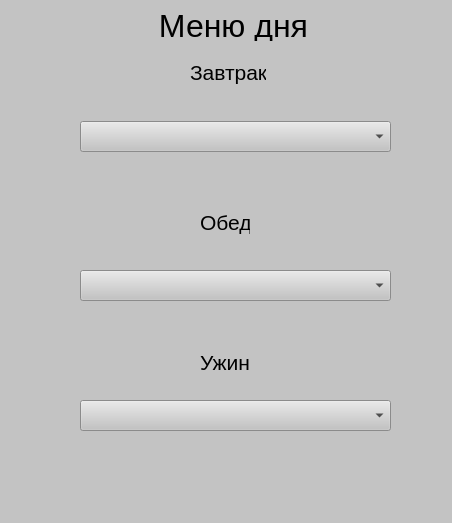
<?xml version="1.0" encoding="UTF-8"?>
<ui version="4.0">
 <class>daily</class>
 <widget class="QWidget" name="daily">
  <property name="geometry">
   <rect>
    <x>0</x>
    <y>0</y>
    <width>452</width>
    <height>523</height>
   </rect>
  </property>
  <property name="font">
   <font>
    <pointsize>14</pointsize>
   </font>
  </property>
  <property name="windowTitle">
   <string>Form</string>
  </property>
  <property name="layoutDirection">
   <enum>Qt::LeftToRight</enum>
  </property>
  <property name="styleSheet">
   <string notr="true">background-color:rgb(195, 195, 195)</string>
  </property>
  <widget class="QLabel" name="label">
   <property name="geometry">
    <rect>
     <x>160</x>
     <y>10</y>
     <width>147</width>
     <height>31</height>
    </rect>
   </property>
   <property name="font">
    <font>
     <pointsize>24</pointsize>
    </font>
   </property>
   <property name="text">
    <string>Меню дня</string>
   </property>
   <property name="alignment">
    <set>Qt::AlignCenter</set>
   </property>
  </widget>
  <widget class="QLabel" name="label_2">
   <property name="geometry">
    <rect>
     <x>190</x>
     <y>60</y>
     <width>76</width>
     <height>25</height>
    </rect>
   </property>
   <property name="font">
    <font>
     <pointsize>16</pointsize>
    </font>
   </property>
   <property name="text">
    <string>Завтрак</string>
   </property>
  </widget>
  <widget class="QLabel" name="label_3">
   <property name="geometry">
    <rect>
     <x>200</x>
     <y>210</y>
     <width>50</width>
     <height>25</height>
    </rect>
   </property>
   <property name="font">
    <font>
     <pointsize>16</pointsize>
    </font>
   </property>
   <property name="text">
    <string>Обед</string>
   </property>
  </widget>
  <widget class="QLabel" name="label_4">
   <property name="geometry">
    <rect>
     <x>200</x>
     <y>350</y>
     <width>51</width>
     <height>25</height>
    </rect>
   </property>
   <property name="font">
    <font>
     <pointsize>16</pointsize>
    </font>
   </property>
   <property name="text">
    <string>Ужин</string>
   </property>
  </widget>
  <widget class="QComboBox" name="comboBox">
   <property name="geometry">
    <rect>
     <x>80</x>
     <y>121</y>
     <width>311</width>
     <height>31</height>
    </rect>
   </property>
  </widget>
  <widget class="QComboBox" name="comboBox_2">
   <property name="geometry">
    <rect>
     <x>80</x>
     <y>270</y>
     <width>311</width>
     <height>31</height>
    </rect>
   </property>
  </widget>
  <widget class="QComboBox" name="comboBox_3">
   <property name="geometry">
    <rect>
     <x>80</x>
     <y>400</y>
     <width>311</width>
     <height>31</height>
    </rect>
   </property>
  </widget>
 </widget>
 <resources/>
 <connections/>
</ui>
